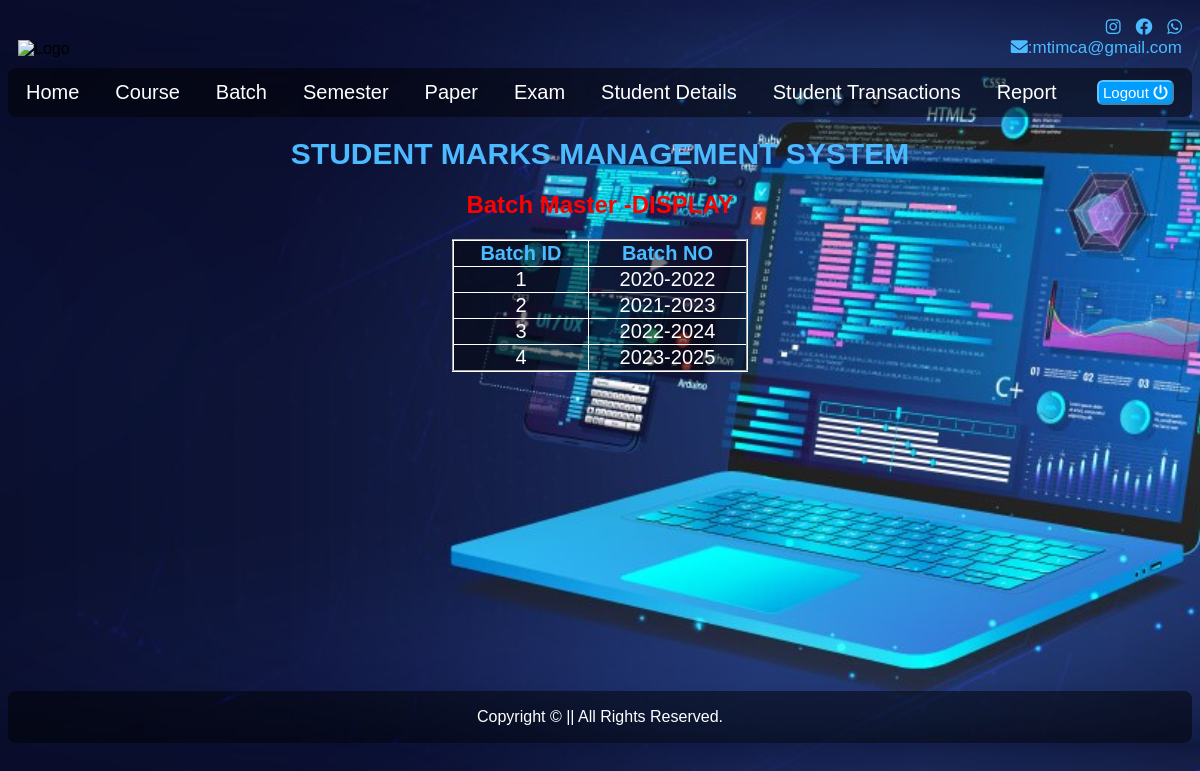
The app's page /student/displaybatch/ with its own data.
### student/models.py (models this page shows, shortened)
class BatchMasterModel(models.Model):
    batchid = models.IntegerField(unique=True)
    batchno = models.CharField(max_length =9, unique=True)

### student/views.py (the view)
# urls.py: path('displaybatch/',views.displaybatch,name='displaybatch'),
def displaybatch(request):
    batch = BatchMasterModel.objects.all().values()
    temp = loader.get_template('displaybatch.html')
    context = {
        'data':batch,
    }
    return HttpResponse(temp.render(context,request))

### student/templates/displaybatch.html (shortened to what this page needs)
{% extends "master.html" %}
{% block content %}
<div align="center" style="color: white;">
    <h1>Batch Master -DISPLAY</h1>
        <table  border="2" style="border-collapse: collapse; border-color: white; width: 25%; font-size: 20px;">
            <tr class="thead"> <th>Batch ID</th> <th>Batch NO</th></tr>
            {% for x in data %}
            <tr align="center">
                <td>{{x.batchid}}</td>
                <td>{{x.batchno}}</td>
            </tr>
            {% endfor %}
        </table>
    </div>
{% endblock %}

### student/static/css/styles.css (style rules this page uses)
body { font-family: Arial, Helvetica, sans-serif; background-size:cover; background-position:center; margin-bottom: 0; }
h1 { color:#ff0000; }
.thead { color: #4bbaff; }
table { background-color: #0000007f; }

### records on screen
BatchMasterModel: batchid "1", batchno "2020-2022"
BatchMasterModel: batchid "2", batchno "2021-2023"
BatchMasterModel: batchid "3", batchno "2022-2024"
BatchMasterModel: batchid "4", batchno "2023-2025"
